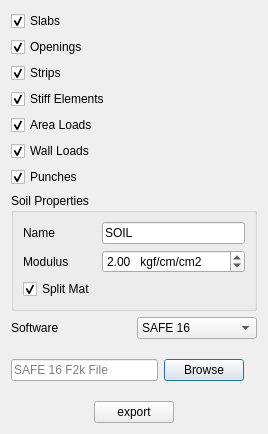
<?xml version="1.0" encoding="UTF-8"?>
<ui version="4.0">
 <class>Dialog</class>
 <widget class="QDialog" name="Dialog">
  <property name="geometry">
   <rect>
    <x>0</x>
    <y>0</y>
    <width>268</width>
    <height>434</height>
   </rect>
  </property>
  <property name="windowTitle">
   <string>Export to SAFE</string>
  </property>
  <layout class="QVBoxLayout" name="verticalLayout">
   <item>
    <widget class="QCheckBox" name="slabs_checkbox">
     <property name="text">
      <string>Slabs</string>
     </property>
     <property name="checked">
      <bool>true</bool>
     </property>
    </widget>
   </item>
   <item>
    <widget class="QCheckBox" name="openings_checkbox">
     <property name="text">
      <string>Openings</string>
     </property>
     <property name="checked">
      <bool>true</bool>
     </property>
    </widget>
   </item>
   <item>
    <widget class="QCheckBox" name="strips_checkbox">
     <property name="text">
      <string>Strips</string>
     </property>
     <property name="checked">
      <bool>true</bool>
     </property>
    </widget>
   </item>
   <item>
    <widget class="QCheckBox" name="stiff_elements_checkbox">
     <property name="text">
      <string>Stiff Elements</string>
     </property>
     <property name="checked">
      <bool>true</bool>
     </property>
    </widget>
   </item>
   <item>
    <widget class="QCheckBox" name="loads_checkbox">
     <property name="text">
      <string>Area Loads</string>
     </property>
     <property name="checked">
      <bool>true</bool>
     </property>
    </widget>
   </item>
   <item>
    <widget class="QCheckBox" name="wall_loads">
     <property name="text">
      <string>Wall Loads</string>
     </property>
     <property name="checked">
      <bool>true</bool>
     </property>
    </widget>
   </item>
   <item>
    <widget class="QCheckBox" name="punches">
     <property name="text">
      <string>Punches</string>
     </property>
     <property name="checked">
      <bool>true</bool>
     </property>
    </widget>
   </item>
   <item>
    <widget class="QGroupBox" name="groupBox">
     <property name="title">
      <string>Soil Properties</string>
     </property>
     <layout class="QGridLayout" name="gridLayout">
      <item row="0" column="1">
       <widget class="QLineEdit" name="soil_name">
        <property name="text">
         <string>SOIL</string>
        </property>
       </widget>
      </item>
      <item row="0" column="0">
       <widget class="QLabel" name="label_2">
        <property name="text">
         <string>Name</string>
        </property>
       </widget>
      </item>
      <item row="1" column="0">
       <widget class="QLabel" name="label_3">
        <property name="text">
         <string>Modulus</string>
        </property>
       </widget>
      </item>
      <item row="1" column="1">
       <widget class="QDoubleSpinBox" name="soil_modulus">
        <property name="prefix">
         <string/>
        </property>
        <property name="suffix">
         <string>   kgf/cm/cm2</string>
        </property>
        <property name="decimals">
         <number>2</number>
        </property>
        <property name="minimum">
         <double>0.100000000000000</double>
        </property>
        <property name="maximum">
         <double>10.000000000000000</double>
        </property>
        <property name="singleStep">
         <double>0.100000000000000</double>
        </property>
        <property name="value">
         <double>2.000000000000000</double>
        </property>
       </widget>
      </item>
      <item row="2" column="0">
       <widget class="QCheckBox" name="split">
        <property name="toolTip">
         <string>Split mat foundation to 3 Area</string>
        </property>
        <property name="text">
         <string>Split Mat</string>
        </property>
        <property name="checked">
         <bool>true</bool>
        </property>
       </widget>
      </item>
     </layout>
    </widget>
   </item>
   <item>
    <layout class="QHBoxLayout" name="horizontalLayout_4">
     <item>
      <widget class="QLabel" name="label_5">
       <property name="text">
        <string>Software</string>
       </property>
      </widget>
     </item>
     <item>
      <widget class="QComboBox" name="software">
       <item>
        <property name="text">
         <string>SAFE 16</string>
        </property>
       </item>
       <item>
        <property name="text">
         <string>SAFE 20</string>
        </property>
       </item>
      </widget>
     </item>
    </layout>
   </item>
   <item>
    <layout class="QHBoxLayout" name="horizontalLayout">
     <item>
      <widget class="QLineEdit" name="f2k_line_edit">
       <property name="inputMask">
        <string/>
       </property>
       <property name="placeholderText">
        <string>SAFE 16 F2k File</string>
       </property>
      </widget>
     </item>
     <item>
      <widget class="QPushButton" name="browse_button">
       <property name="text">
        <string>Browse</string>
       </property>
      </widget>
     </item>
     <item>
      <widget class="QLabel" name="label">
       <property name="text">
        <string/>
       </property>
      </widget>
     </item>
    </layout>
   </item>
   <item>
    <layout class="QHBoxLayout" name="horizontalLayout_3">
     <item>
      <spacer name="horizontalSpacer">
       <property name="orientation">
        <enum>Qt::Horizontal</enum>
       </property>
       <property name="sizeHint" stdset="0">
        <size>
         <width>40</width>
         <height>20</height>
        </size>
       </property>
      </spacer>
     </item>
     <item>
      <widget class="QPushButton" name="export_button">
       <property name="text">
        <string>export</string>
       </property>
      </widget>
     </item>
     <item>
      <spacer name="horizontalSpacer_2">
       <property name="orientation">
        <enum>Qt::Horizontal</enum>
       </property>
       <property name="sizeHint" stdset="0">
        <size>
         <width>40</width>
         <height>20</height>
        </size>
       </property>
      </spacer>
     </item>
    </layout>
   </item>
  </layout>
 </widget>
 <resources/>
 <connections/>
</ui>
